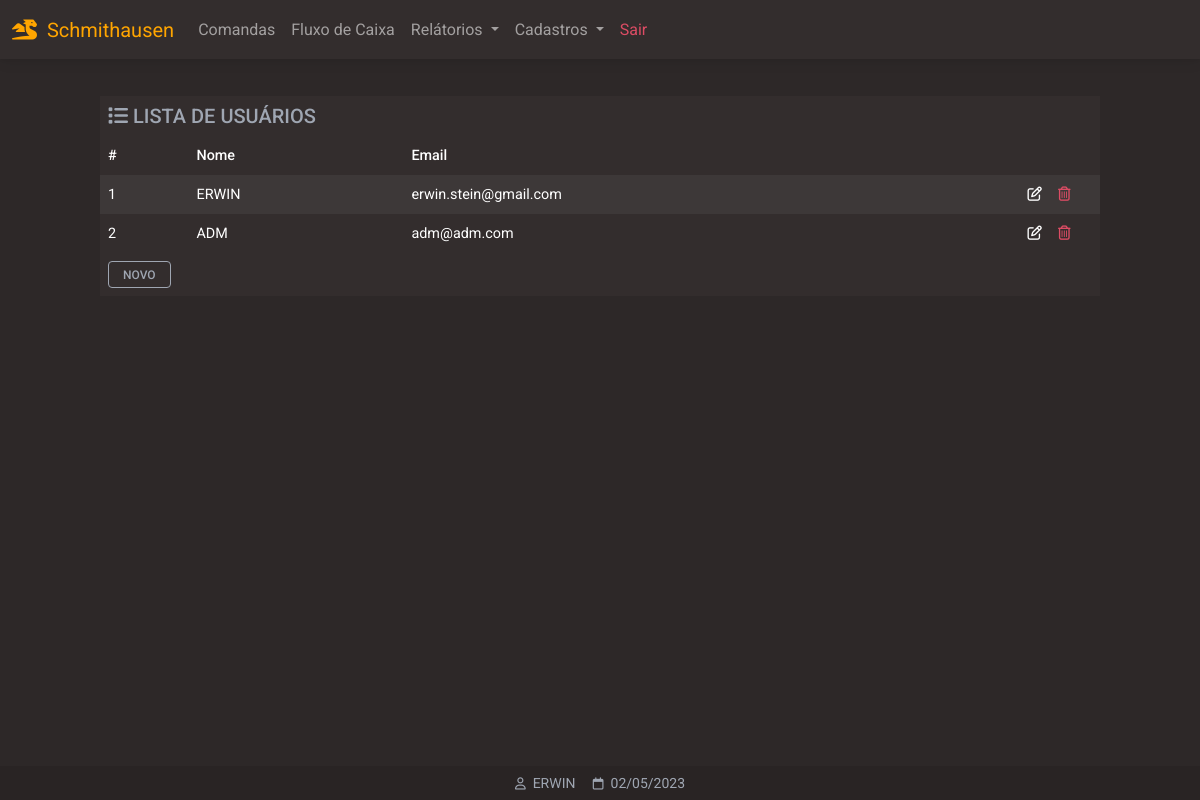
Before: /usuarios (signed in) with the older database file.
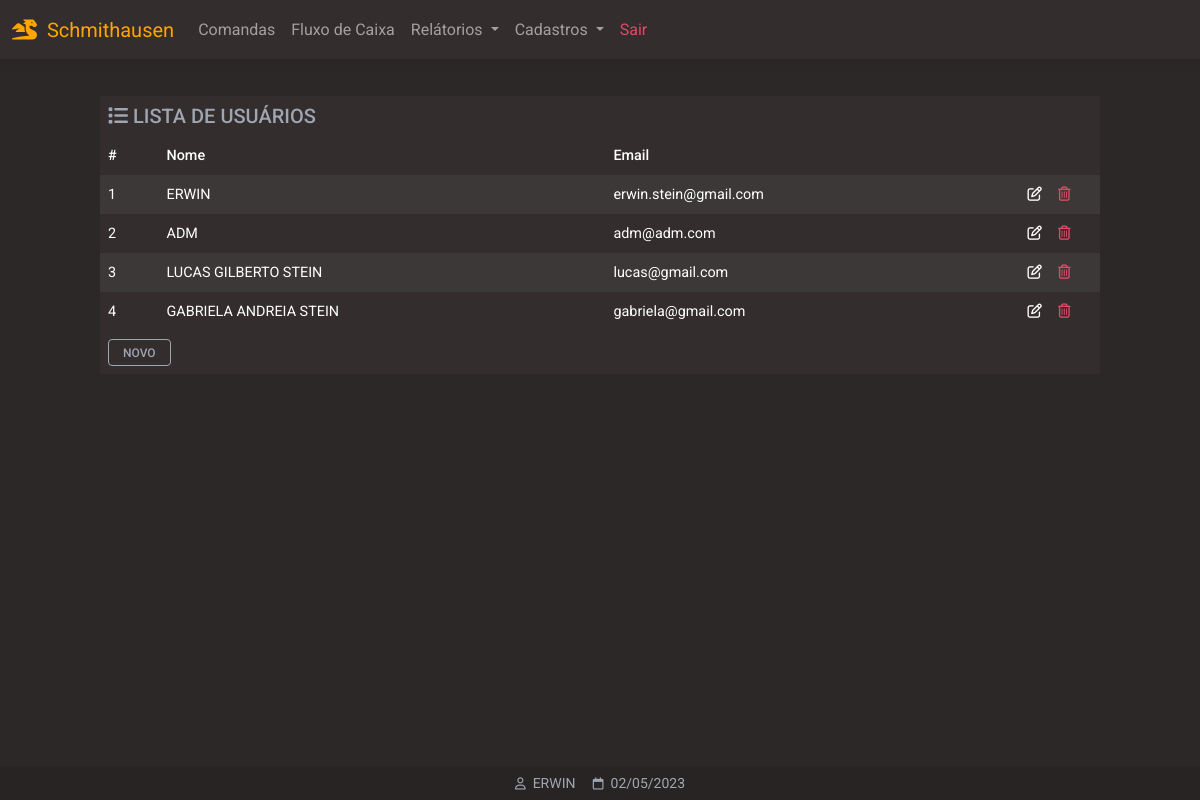
After: the same page with the newer database file.
### website/models.py (models this page shows)
class User(db.Model, UserMixin):
    id = db.Column(db.Integer, primary_key=True)
    email = db.Column(db.String(150), unique=True)
    password = db.Column(db.String(150))
    first_name = db.Column(db.String(150))
    notes = db.relationship('Note')

### website/views.py (the view)
@views.route('/usuarios', methods=['GET','POST'])
@login_required
def usuarios():
    users = []
    rows = User.query.all()
    for r in rows:
        users.append(r)
    return render_template("usuarios.html", user=current_user, data=data, users=users)

### website/__init__.py (called while the page is built)
def create_app():
    app = Flask(__name__)
    app.config['SECRET_KEY'] = 'hjshjhdjah kjshkjdhjs'
    app.config['SQLALCHEMY_DATABASE_URI'] = f'sqlite:///{DB_NAME}'
    db.init_app(app)
    from .views import views
    from .auth import auth
    app.register_blueprint(views, url_prefix='/')
    app.register_blueprint(auth, url_prefix='/')
    from .models import User, Note
    with app.app_context():
        db.create_all()
    login_manager = LoginManager()
    login_manager.login_view = 'auth.login'
    login_manager.init_app(app)
    @login_manager.user_loader
    def load_user(id):
        return User.query.get(int(id))
    return app

### website/templates/usuarios.html (shortened to what this page needs)
{% extends "base.html" %}
{% block content %}
<div class="table-responsive larg-max m-auto pt-5">
  <table class="table table-striped table-hover table-borderless table-sm table-dark ">
    <thead>
    	<tr>
    		<th colspan="5" class="h5 text-secondary">
        <i class="fa-solid fa-list"></i>
        LISTA DE USUÁRIOS</th>
    	</tr>
      <tr>
        <th scope="col">#</th>
        <th scope="col">Nome</th>
        <th scope="col">Email</th>
        <th></th>
        <th></th>
      </tr>
    </thead>
    <tbody>
	{% for us in users %}
      <tr>
        <td scope="row">{{ us.id }}</td>
        <td>{{ us.first_name | upper }}</td>
        <td>{{ us.email }}</td>
				<td class="text-end" style="width: 50px">
					<a href="#!" role="button" class="text-white">
						<i class="fa-regular fa-pen-to-square"></i>
					</a>
				</td>
				<td class="text-start" style="width: 50px">
					<a class="text-danger"
          href="#!"
          role="button"
          onclick="deletarUsuario({{ us.id }})"
          >
						<i class="fa-regular fa-trash-can"></i>
					</a>
				</td>
      </tr>
	{% endfor %}
    </tbody>
    <tfoot>
    	<th colspan="5">
            <a href="/cadastro_usuarios" class="btn btn-sm btn-outline-light">
                NOVO
            </a>
        </th>
    </tfoot>
  </table>
</div>
{% endblock %}
{% block titlefooter %}
<span style="color:#9FA6B2">
&nbsp;{{ user.first_name | upper }}
<span style="color:#9FA6B2">
&nbsp;{{ data.strftime('%d/%m/%Y') }}
</span>
{% endblock %}

### website/templates/base.html (shortened to what this page needs)
<!DOCTYPE html>
<html lang="pt-br">
<head>
<link rel="stylesheet" href="https://cdnjs.cloudflare.com/ajax/libs/font-awesome/6.0.0/css/all.min.css"/>
<link rel="stylesheet" type="text/css"       href="{{ url_for('static', filename='css/mdb.min.css')      }}">
<link rel="stylesheet" type="text/css"       href="{{ url_for('static', filename='css/base.css')         }}">
</head>
<body class="dark-ligth">
<div class="container pt-5" >
<nav class="navbar navbar-expand-lg bg-dark fixed-top navbar-dark ">
  <div class="container-fluid">
    <a class="navbar-brand" style="color: orange;pointer-events: none;"><i class="fa-solid fa-dragon"></i>&nbsp;&nbsp;Schmithausen</a>
    {% if user.is_authenticated %}
    <div class="collapse navbar-collapse" id="navbarSupportedContent">
      <ul class="navbar-nav me-auto mb-2 mb-lg-0 my-navbar">
        <li class="nav-item">
          <a class="nav-link" href="/comandas">Comandas</a>
        </li>
        <li class="nav-item">
          <a class="nav-link" href="#">Fluxo de Caixa</a>
        </li>
        <li class="nav-item dropdown">
          <a class="nav-link dropdown-toggle" href="#" id="navbarDropdown" role="button" data-mdb-toggle="dropdown" aria-expanded="false">
            Relátorios
          </a>
        </li>
        <li class="nav-item dropdown">
          <a class="nav-link dropdown-toggle" href="#" id="navbarDropdown" role="button" data-mdb-toggle="dropdown" aria-expanded="false">
            Cadastros
          </a>
            <li class="nav-item">
            <a class="nav-link text-danger" href="/logout">Sair</a>
            </li>
        {% endif %}
        </li>
      </ul>
    </div>
  </div>
</nav>
  {% block content %}
  {% endblock %}
<footer class="bg-dark text-center text-white fixed-bottom">
  <div class="text-center p-1" style="background-color: rgba(0, 0, 0, 0.2)">
   <small style="color:orange;">
   {% block titlefooter %}{% endblock %}
   </small>
  </div>
</footer>
</div>
</body>
</html>

### website/static/css/base.css (style rules this page uses)
:root { --color-orange: orange; --color-primary: #3B71CA; --color-secondary: #9FA6B2; --color-success: #14A44D; --color-danger: #DC4C64; --color-warning: #E4A11B; --color-info: #54B4D3; --color-ligth:#FBFBFB; --color-dark:#332D2D; --color-dark-ligth: #2d2828; }
.btn-outline-light { border: 1px solid var(--color-secondary); color: var(--color-secondary); }
.larg-max { max-width: 1000px!important; }
.dark-ligth { background-color: var(--color-dark-ligth); }

Changed rows visible on the page:
added User: id "3", first_name "LUCAS GILBERTO STEIN", email "lucas@gmail.com"
added User: id "4", first_name "GABRIELA ANDREIA STEIN", email "gabriela@gmail.com"
